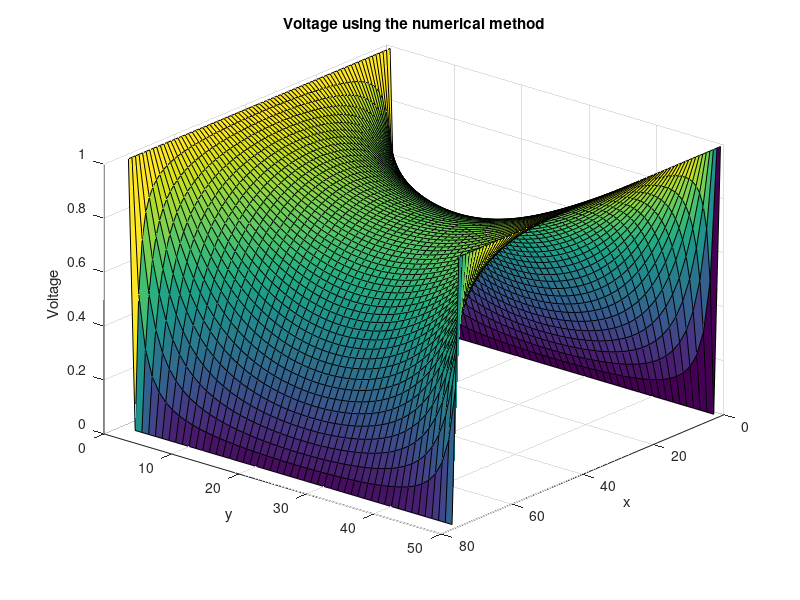
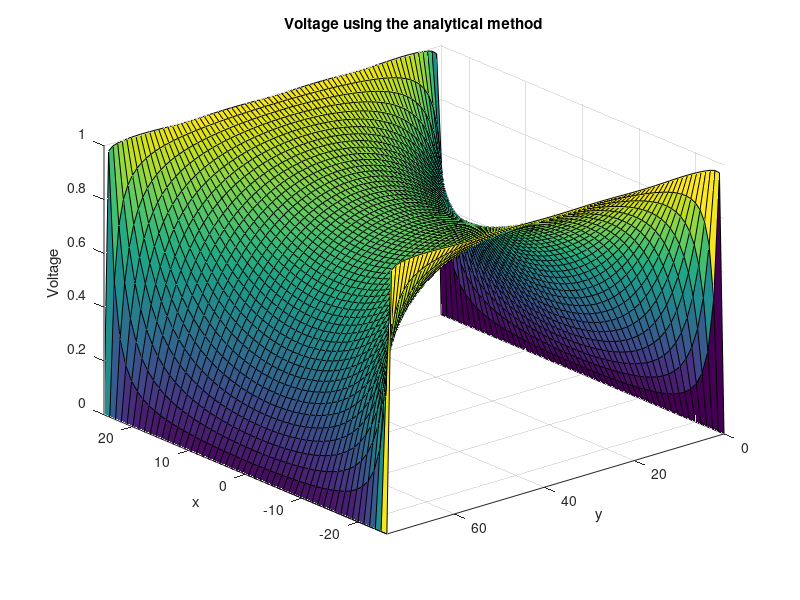

These charts were generated, in order, by the following MATLAB code:

%% Part 2 b
% This code compares the numerical solution and analytical solution for
% Laplace's equation




nx = 50;
ny = 1.5 * nx; % Since we want the region to be a rectangle

G = sparse(nx*ny, nx*ny); % the equations
B = sparse(1,nx*ny);

for i= 1:nx
    for j= 1:ny
        n = j + (i-1) * ny;
        
        if i == 1
            G(n,:) = 0;
            G(n,n) = 1;
            B(n) = 1;
        elseif i==nx
            G(n,:) = 0;
            G(n,n) = 1;
            B(n) = 1;
        elseif j==1 % left side
            G(n,:) =0;
            G(n,n) = 1;
            
        elseif j==ny % right side
            G(n,:) = 0;
            G(n,n) = 1;
            
        else
            G(n,n) = -4; % middle value
            G(n,n-1) = 1; % left side
            G(n,n+1) = 1; % right side
            G(n,n-ny) = 1 ;% first value
            G(n,n+ny) = 1 ; % last value
        end
        
        
    end
    
end

V = G\B';

m = zeros(nx,ny,1);


for i = 1:nx
    for j=1:ny
        n = j + (i-1)* ny ;
        m(i,j) = V(n);
    end
end

figure(1);
surf(m);
title("Voltage using the numerical method");
xlabel("x");
ylabel("y");
zlabel("Voltage");
view(130,30);

% Analytical Solution using infinite series

x1 = linspace(-nx/2,nx/2, 50);
y1 = linspace(0,ny,ny);
[i,j] = meshgrid(x1,y1);

a= ny;
b = nx/2;
voltage = sparse(ny,nx);

for n = 1:2:600
    voltage = (voltage + (cosh(n*pi*i/a).*sin(n*pi*j/a))./(n*cosh(n*pi*b/a)));
    figure(2);
    surf(x1,y1,(4/pi)*voltage);
    title("Voltage using the analytical method");
    xlabel("x");
    ylabel("y");
    zlabel("Voltage");
    axis tight;
    view(-130,30);
    pause(0.01);
    
end


%% Conclusion
% The analytical solution coverges to the numerical solution for a while.
% After 600 iterations, the analytical solution does not look similar to
% the numerical solution anymore.
%
% Comparing the analytical and numerical solution:
%
% The analytical solution can be used to calculate a solution quickly.
% However, sometimes the analytical solution fails to give the correct
% solution as they are simplistic models
%
% The numerical method can give the approximate answer. However, it uses many resources. 
% Also,you will have to accumulate some error in the final solution.
